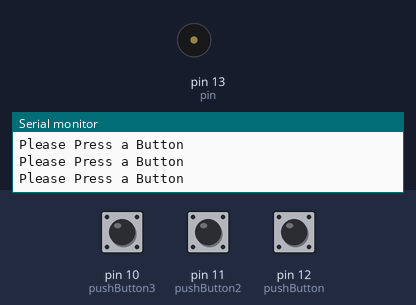
A sketch run on a simulated Arduino Uno, built with avr-gcc and run on an emulated ATmega328P. Parts: buzzer (waves = sounding), the last lines printed to the serial monitor. The inputs (shaded band) are chosen by the test bench; at power-on: pin 10 (pushButton3) HIGH, pin 11 (pushButton2) HIGH, pin 12 (pushButton) HIGH.

Above: at 1.0 s.
1.1 s: pin 10 (pushButton3) pulled LOW for 0.3 s
At 3.0 s:
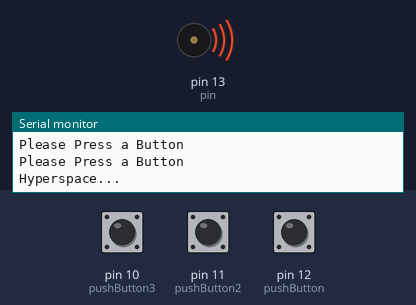
4.4 s: pin 11 (pushButton2) pulled LOW for 3.2 s
Timing chart, 0 to 7.4 s (numbered marks = the images above; inputs shaded):
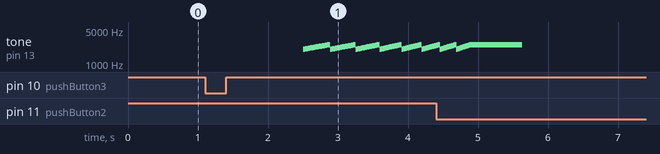

Measured:
- after the input at 1.1 s, tone on pin 13 (pin): plays 2000 Hz for 0.02 s, 2020 Hz for 0.02 s, 2040 Hz for 0.02 s, 2060 Hz for 0.02 s, 2080 Hz for 0.02 s, 2100 Hz for 0.02 s … (151 notes in this stretch), starting after 1.4 s

The sketch:

TONE_ROBOT__HYPERSPACE__ALARM.ino
```cpp
int i, freq, duration;
int pin = 13;
int pushButton = 12;
int pushButton2 = 11;
int pushButton3 = 10;
int buttonState;
int buttonState2;
int buttonState3;

void setup() {
  // FOR TROUBLEHSOOTING PURPOSES
  Serial.begin(9600);
  pinMode(pushButton, INPUT);
  pinMode(pushButton2, INPUT);
  pinMode(pushButton3, INPUT);

  buttonState = digitalRead(pushButton);
  buttonState2 = digitalRead(pushButton2);
  buttonState3 = digitalRead(pushButton3);

  while(buttonState == HIGH && buttonState2 == HIGH && buttonState3 == HIGH){ //ask user to press a damn button if it hasn't been pressed
    Serial.println("Please Press a Button");
    buttonState = digitalRead(pushButton);
    buttonState2 = digitalRead(pushButton2);
    buttonState3 = digitalRead(pushButton3);
    delay(250);
  }

  if(buttonState == LOW){ //button 1 sound
    delay(250);
    Serial.println("Alarm...");
    for(i = 0 ; i < 4 ; i++){
      tone(pin, 1500, 500);
      delay(500);
      noTone(pin);
      (500);
    }

}
  else if (buttonState2 == LOW){ //button 2 sound
    Serial.println("Robot...");
    tone(pin, 2800, 100);
    delay(100);
    tone(pin, 2400, 200);
    delay(200);
    tone(pin, 4200, 140);
    delay(140);
    tone(pin, 2000, 30);
    delay(30);
    delay(100);
  }

  else if (buttonState3 == LOW){ //button 3 sound
    delay(1000);
    Serial.println("Hyperspace...");
    for(duration = 15 ; duration > 0 ; duration--){
      for(freq = 2000 ; freq <= 2500 ; freq = freq + 20){
        tone(pin, freq, duration);
        delay(duration);
      }
    }
  }
}


// CODE USED FOR TROUBLESHOOTING PURPOSES
void loop() {
  // put your main code here, to run repeatedly:
  buttonState = digitalRead(pushButton);
  Serial.println(buttonState);
  delay(250);
  buttonState2 = digitalRead(pushButton2);
  Serial.println(buttonState2);
  delay(250);
  buttonState3 = digitalRead(pushButton3);
  Serial.println(buttonState3);
  delay(250);
}
```
